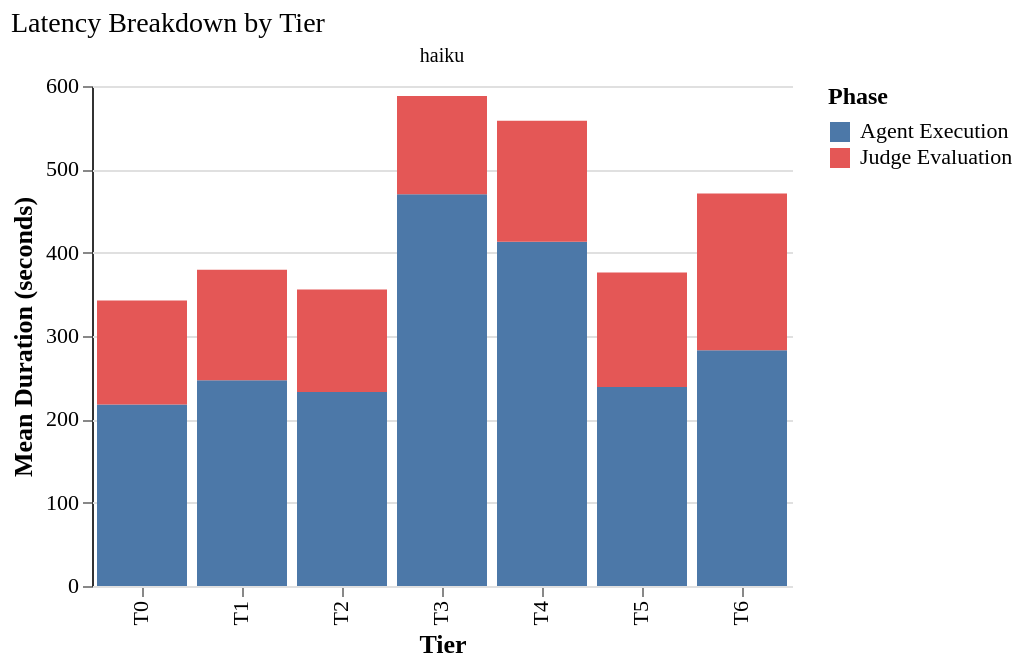

This figure's Vega-Lite source:
### Vega-Lite specification from a JSON file in a GitHub repository (floating-point values rounded to 4 significant figures)
{"config": {"font": "serif", "axis": {"labelFontSize": 11, "titleFontSize": 13, "gridColor": "#e0e0e0", "domainColor": "#333333"}, "legend": {"labelFontSize": 11, "titleFontSize": 12}, "title": {"fontSize": 14, "anchor": "start", "fontWeight": "normal"}, "view": {"stroke": null, "continuousWidth": 400, "continuousHeight": 300}, "mark": {"tooltip": true}}, "data": {"name": "data-0593a242ea6f955da475a9950705c521"}, "facet": {"column": {"field": "agent_model", "title": null, "type": "nominal"}}, "spec": {"mark": {"type": "bar"}, "encoding": {"color": {"field": "phase_label", "scale": {"domain": ["Agent Execution", "Judge Evaluation"], "range": ["#4C78A8", "#E45756"]}, "title": "Phase", "type": "nominal"}, "order": {"field": "phase", "sort": "ascending", "type": "nominal"}, "tooltip": [{"field": "tier", "title": "Tier", "type": "ordinal"}, {"field": "phase_label", "title": "Phase", "type": "nominal"}, {"field": "duration", "format": ".2f", "title": "Duration (s)", "type": "quantitative"}], "x": {"field": "tier", "sort": ["T0", "T1", "T2", "T3", "T4", "T5", "T6"], "title": "Tier", "type": "ordinal"}, "y": {"field": "duration", "title": "Mean Duration (seconds)", "type": "quantitative"}}, "height": 250, "width": 350}, "title": "Latency Breakdown by Tier", "$schema": "https://vega.github.io/schema/vega-lite/v6.1.0.json", "datasets": {"data-0593a242ea6f955da475a9950705c521": [{"agent_model": "haiku", "tier": "T0", "phase": "agent_duration_seconds", "duration": 217.8, "phase_label": "Agent Execution"}, {"agent_model": "haiku", "tier": "T1", "phase": "agent_duration_seconds", "duration": 246.8, "phase_label": "Agent Execution"}, {"agent_model": "haiku", "tier": "T2", "phase": "agent_duration_seconds", "duration": 232.9, "phase_label": "Agent Execution"}, {"agent_model": "haiku", "tier": "T3", "phase": "agent_duration_seconds", "duration": 470.1, "phase_label": "Agent Execution"}, {"agent_model": "haiku", "tier": "T4", "phase": "agent_duration_seconds", "duration": 413.2, "phase_label": "Agent Execution"}, {"agent_model": "haiku", "tier": "T5", "phase": "agent_duration_seconds", "duration": 238.9, "phase_label": "Agent Execution"}, {"agent_model": "haiku", "tier": "T6", "phase": "agent_duration_seconds", "duration": 283.0, "phase_label": "Agent Execution"}, {"agent_model": "haiku", "tier": "T0", "phase": "judge_duration_seconds", "duration": 124.9, "phase_label": "Judge Evaluation"}, {"agent_model": "haiku", "tier": "T1", "phase": "judge_duration_seconds", "duration": 132.7, "phase_label": "Judge Evaluation"}, {"agent_model": "haiku", "tier": "T2", "phase": "judge_duration_seconds", "duration": 123.0, "phase_label": "Judge Evaluation"}, {"agent_model": "haiku", "tier": "T3", "phase": "judge_duration_seconds", "duration": 118.0, "phase_label": "Judge Evaluation"}, {"agent_model": "haiku", "tier": "T4", "phase": "judge_duration_seconds", "duration": 145.0, "phase_label": "Judge Evaluation"}, {"agent_model": "haiku", "tier": "T5", "phase": "judge_duration_seconds", "duration": 137.3, "phase_label": "Judge Evaluation"}, {"agent_model": "haiku", "tier": "T6", "phase": "judge_duration_seconds", "duration": 188.0, "phase_label": "Judge Evaluation"}]}}
